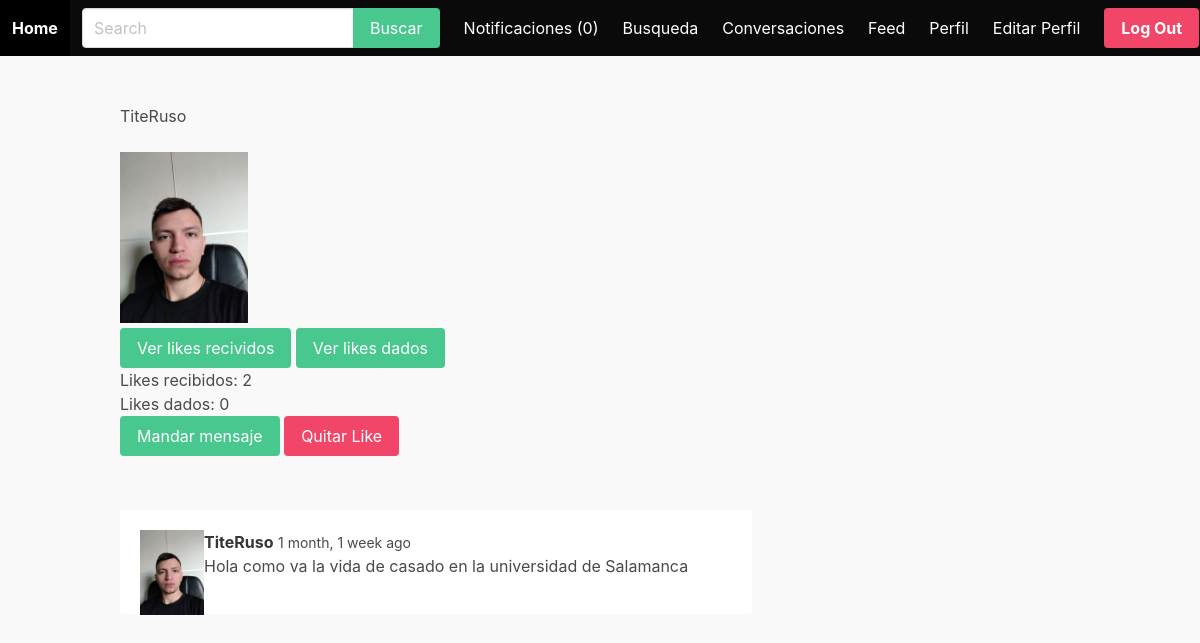
Page /u/TiteRuso/ (signed in) on the committed database.
### apps/userprofile/models.py (models this page shows)
class UserProfile(models.Model):
    user = models.OneToOneField(User, on_delete=models.CASCADE)
    likes = models.ManyToManyField('self', related_name='liked_by', symmetrical=False)
    avatar = models.ImageField(upload_to='uploads/', blank=True, null=True)

### apps/feed/models.py (models this page shows)
class Post(models.Model):
    descripcion = models.CharField(max_length=255)
    created_by = models.ForeignKey(User, related_name='posts', on_delete=models.CASCADE)
    created_at = models.DateTimeField(auto_now_add=True)
    class Meta:
        ordering = ('-created_at',)

### apps/userprofile/views.py (the view)
# urls.py: path("u/<str:username>/", userprofile, name='userprofile'),
def userprofile(request, username):
    user = get_object_or_404(User, username=username)
    context = {
        'user' : user
    }
    return render(request, 'userprofile/userprofile.html', context)

### apps/notification/context_processors.py (called while the page is built)
def notifications(request):
    if request.user.is_authenticated():
        return {'notifications': request.user.notifications.filter(is_read=False)}
    else:
        return {'notifications': []}

### apps/userprofile/templates/userprofile/userprofile.html
{% extends 'core/base.html' %}
{% load humanize %}
{% block content%}
    <div class="container">
        <div class="columns">
            <div class="column is-12">
                <h1 class="tittle">{{ user.username }}</h1>
                <br>
                {% if user.userprofile.avatar %}
                    <figure class="image is-128x128">
                        <img src="{{ user.userprofile.avatar.url }}">
                    </figure>
                {% endif %}
                <br><br>
                <a href="{% url 'likesreceived' user.username %}" class="button is-success">Ver likes recividos</a>
                <a href="{% url 'likesgiven' user.username %}" class="button is-success">Ver likes dados</a>
                <p>Likes recibidos: {{ user.userprofile.liked_by.count }}</p>
                <p>Likes dados: {{ user.userprofile.likes.count }}</p>
                {% if user != request.user %}
                    <a href="{% url 'conversation' user.id %}" class="button is-success">Mandar mensaje</a>
                    {% if request.user.userprofile in user.userprofile.liked_by.all %}
                        <a href="{% url 'unlike_user' user.username %}" class="button is-danger"> Quitar Like</a>
                    {% else %}
                        <a href="{% url 'like_user' user.username %}" class="button is-success"> Dar Like</a>
                    {% endif %}
                {% endif %}
            </div>
        </div>
        <div class="columns">
            <div class="column is-8">
                <div class="wrapper-post">
                    {% for post in user.posts.all %}
                        <div class="post">
                            <article class="media">
                                <figure>
                                    <p class="image is-64x64">
                                        {% if user.userprofile.avatar %}
                                            <img src="{{ user.userprofile.avatar.url }}">
                                        {% endif %}
                                    </p>
                                </figure>
                                <div class="media-content">
                                    <div class="content">
                                        <strong>{{ post.created_by.username}}</strong>
                                        <small>{{post.created_at|naturaltime}}</small>
                                        <br>
                                        {{post.descripcion}}
                                    </div>
                                </div>
                            </article>
                        </div>
                    {% endfor %}
                </div>
            </div>
        </div>
    </div>
{% endblock %}

### apps/core/templates/core/base.html (shortened to what this page needs)
<!DOCTYPE html>
{% load static %}
<html>
    <head>
        <link rel="stylesheet" href="https://cdn.jsdelivr.net/npm/bulma@0.9.0/css/bulma.min.css">
        <link rel="stylesheet" href="{% static 'css/main.css' %}">
    </head>
    <body>
        <nav class="navbar is-black" role="navigation">
            <div class="navbar-brand">
                <a href="/" class="navbar-item"><strong>Home</strong></a>
            </div>
            <div class="navbar-menu">
                <div class="navbar-start">
                    <div class="navbar-item">
                        <form method="get" action="{% url 'search' %}">
                            <div class="field has-addons">
                                <div class="control">
                                    <input type="text" class="input" placeholder="Search" name="query">
                                </div>
                                <div class="control">
                                    <a class="button is-success">Buscar</a>
                                </div>
                            </div>
                        </form>
                    </div>
                </div>
                <div class="navbar-end">
                    {% if request.user.is_authenticated %}
                    <a href="{% url 'notifications' %}" class="navbar-item">Notificaciones ({{notifications.count }})</a>
                        <a href="{% url 'search' %}" class="navbar-item">Busqueda</a>
                        <a href="{% url 'conversaciones' %}" class="navbar-item">Conversaciones</a>
                        <a href="{% url 'feed' %}" class="navbar-item">Feed</a>
                        <a href="{% url 'userprofile' request.user.username %}" class="navbar-item">Perfil</a>
                        <a href="{% url 'edit_profile' %}" class="navbar-item">Editar Perfil</a>
                    {% endif %}
                    <div class="navbar-item">
                        <div class="buttons">
                            {% if request.user.is_authenticated %}
                                <a href="{% url 'logout' %}" class="button is-danger"><strong>Log Out</strong></a>
                            {% else %}
                                <a href="{% url 'signup' %}" class="button is-success"><strong>Sign Up</strong></a>
                                <a href="{% url 'login' %}" class="button is-light"><strong>Log In</strong></a>
                            {% endif %}
                        </div>
                    </div>
                </div>
            </div>
        </nav>
        <section class="section">
                {% block content %}
                {% endblock %}
        </section>
    </body>
</html>

### static/css/main.css (style rules this page uses)
body { background: #f9f9f9; }
.wrapper-post { margin-top: 30px; }
.wrapper-post .post, .notifications-wrapper .media { margin-bottom: 10px; padding: 20px; border-radius: 4px; background: #fff; }

### rows in the picture
Post: userprofile.avatar (picture), created_by.username "TiteRuso", created_at "1 month, 1 week ago", descripcion "Hola como va la vida de casado en la universidad de Salamanca"

### other values in the picture
{{ notifications.count }} "0"
{{ user.username }} "TiteRuso"
{{ user.userprofile.liked_by.count }} "2"
{{ user.userprofile.likes.count }} "0"
